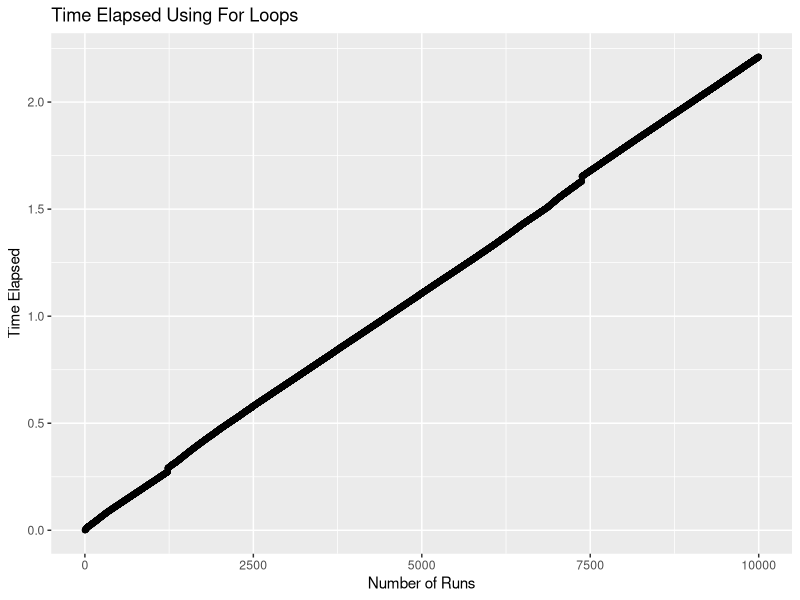
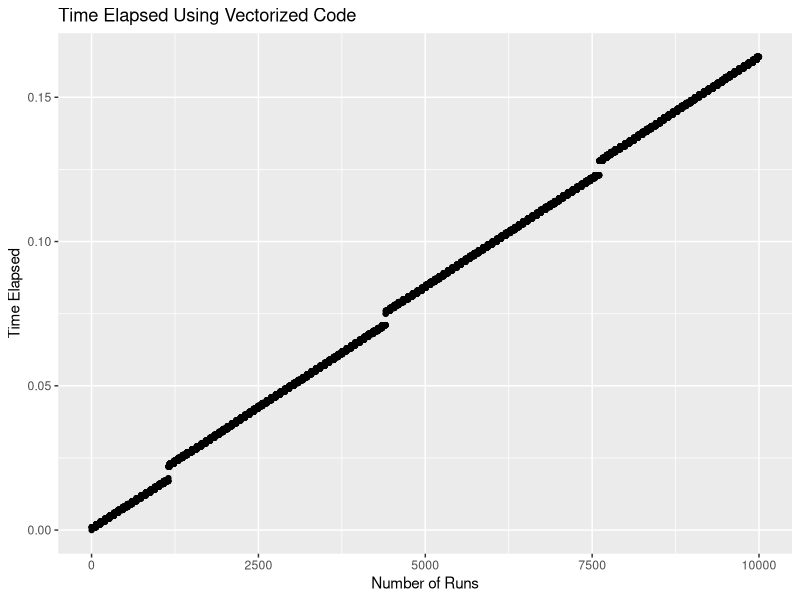
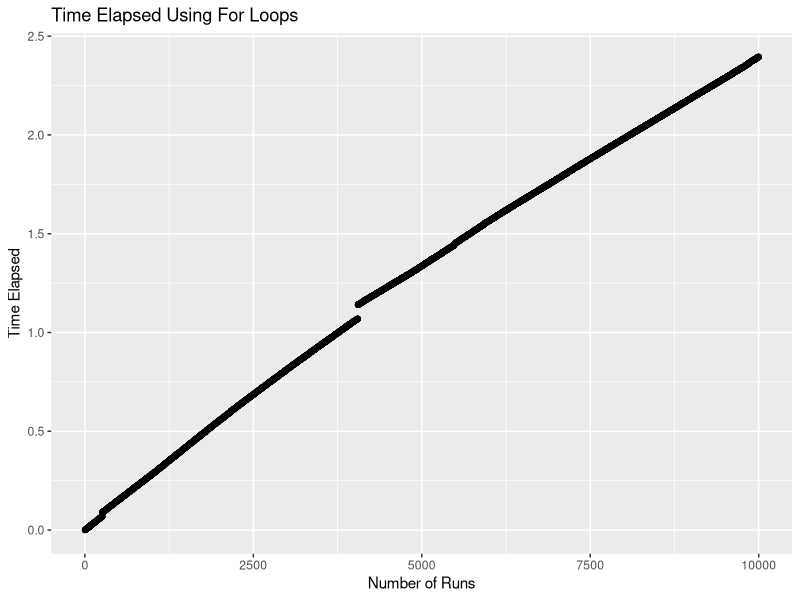
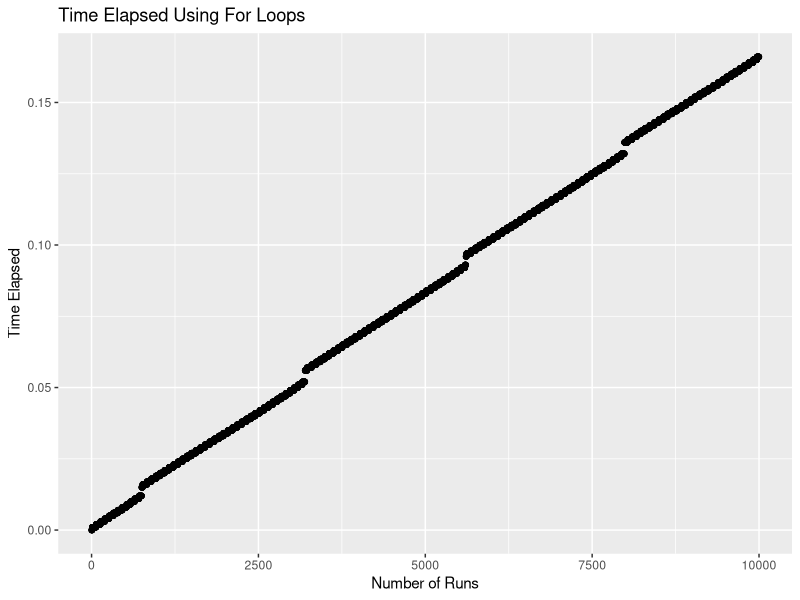

R code for these plots, in order:
## ---- chunk 1
set.seed(1234)

X <- rnorm(10)
M <- matrix(rnorm(10*10), ncol = 10)
N <- matrix(rnorm(10*10), ncol = 10)
G <- rnorm(10)

# We create vectors and matrices with entries sampled from N(0,1).

MX <- matrix(rep(0, 10), ncol = 1)
NX <- matrix(rep(0, 10), ncol = 1)

# We create empty vectors to fill

for (i in 1:10){
  for (j in 1:10){
      MX[i,] = MX[i,] + M[i,j] * X[j]
  }
}

for (i in 1:10){
  for (j in 1:10){
    NX[i,] = NX[i,] + N[i,j] * X[j]
  }
}

# These for loops multiply matrices by vectors by hand.

print(MX + NX + G)

## ---- chunk 2
set.seed(1234)

X <- rnorm(10)
M <- matrix(rnorm(10*10), ncol = 10)
N <- matrix(rnorm(10*10), ncol = 10)
G <- rnorm(10)

print(M %*% X + N %*% X + G)

# This time we use the internal commands of R to do the matrix calculation.
## ---- chunk 3
set.seed(1234)

time <- rep(NA, 10000)

tic <- proc.time()

# We set the initial time

MX_NX_G <- list()

for (n in 1:10000){
  X <- rnorm(10)
  M <- matrix(rnorm(10*10), ncol = 10)
  N <- matrix(rnorm(10*10), ncol = 10)
  G <- rnorm(10)

  # We create vectors and matrices with entries sampled from N(0,1).

  MX <- matrix(rep(0, 10), ncol = 1)
  NX <- matrix(rep(0, 10), ncol = 1)

  # We create empty vectors to fill

  for (i in 1:10){
    for (j in 1:10){
      MX[i,] = MX[i,] + M[i,j] * X[j]
    }
  }

  for (i in 1:10){
    for (j in 1:10){
      NX[i,] = NX[i,] + N[i,j] * X[j]
    }
  }

  # These for loops multiply matrices by vectors by hand.

  MX_NX_G[[n]] <- MX + NX + G
  
  # We add the next matrix to the list

  time[n] <- proc.time()["elapsed"] - tic["elapsed"]
  
  # We record the time elapsed since the program began to run
}

## ---- chunk 4
library(ggplot2)
time_df <- data.frame(1:10000, time)
ggplot(data = time_df, aes(x = time_df[,1], y = time_df$time)) +
  geom_point() + labs(title = "Time Elapsed Using For Loops", x = "Number of Runs", y = "Time Elapsed")
## ---- chunk 5
set.seed(1234)

time_vec <- rep(NA, 10000)

tic <- proc.time()

# We set the initial time

MX_NX_G_vec <- list()

for (n in 1:10000){
  X <- rnorm(10)
  M <- matrix(rnorm(10*10), ncol = 10)
  N <- matrix(rnorm(10*10), ncol = 10)
  G <- rnorm(10)

  MX_NX_G_vec[[n]] <- M %*% X + N %*% X + G
  
  # This time we use the internal commands of R to do the matrix calculation.
  
  time_vec[n] <- proc.time()["elapsed"] - tic["elapsed"]
  
  # We record the time elapsed after the nth run
}
## ---- chunk 6
time_vec_df <- data.frame(1:10000, time_vec)
ggplot(data = time_vec_df, aes(x = time_vec_df[,1], y = time_vec_df$time_vec)) +
  geom_point() + labs(title = "Time Elapsed Using Vectorized Code", x = "Number of Runs", y = "Time Elapsed")
## ---- chunk 7

#M^3X + 3G In R

my_element_mult <- function() {

set.seed(162)

M <- matrix(data = rnorm(100, mean = 0, sd = 1), nrow = 10, ncol = 10, byrow = TRUE)
G <- matrix(data = rnorm(10, mean = 0, sd = 1), nrow = 10, ncol = 1, byrow = TRUE)
x <- matrix(data = rnorm(10, mean = 0, sd = 1), nrow = 10, ncol = 1, byrow = TRUE)

M_3 <- matrix(0:0,nrow(M),ncol(M))

for (i in 1:nrow(M)) {
  for (j in 1:ncol(M)) {
      M_3[i,j] <- M_3[i,j] + M[i,j] ** 3
    }
}

M_3_X <- matrix(0:0,nrow(M_3),ncol(x))

for (i in 1:nrow(M_3)) {
  for (j in 1:ncol(x)) {
    for (k in 1:ncol(M_3)) {
      M_3_X[i,j] <- M_3_X[i,j] + M_3[i,k] * x[k,j]
    }
  }
}


q = M_3_X + 3*G

print(q)

}

run_function_r <- my_element_mult()



## ---- chunk 8

#M^3X + 3G Vectorized in R

my_vectorized_mult <- function() {

set.seed(162)

M <- matrix(data = rnorm(100, mean = 0, sd = 1), nrow = 10, ncol = 10, byrow = TRUE)
G <- matrix(data = rnorm(10, mean = 0, sd = 1), nrow = 10, ncol = 1, byrow = TRUE)
x <- matrix(data = rnorm(10, mean = 0, sd = 1), nrow = 10, ncol = 1, byrow = TRUE)

M_3_X = M ** 3 %*% x

q = M_3_X + 3*G

print(q)

}

run_vectorized_function <- my_vectorized_mult()

## ---- chunk 9

set.seed(162)

time_to_run <- rep(NA,10000)

tic <-proc.time()



my_element_mult <- list()

for (n in 1:10000) {

M <- matrix(data = rnorm(100, mean = 0, sd = 1), nrow = 10, ncol = 10, byrow = TRUE)
G <- matrix(data = rnorm(10, mean = 0, sd = 1), nrow = 10, ncol = 1, byrow = TRUE)
x <- matrix(data = rnorm(10, mean = 0, sd = 1), nrow = 10, ncol = 1, byrow = TRUE)

M_3 <- matrix(0:0,nrow(M),ncol(M))

for (i in 1:nrow(M)) {
  for (j in 1:ncol(M)) {
      M_3[i,j] <- M_3[i,j] + M[i,j] ** 3
    }
}

M_3_X <- matrix(0:0,nrow(M_3),ncol(x))

for (i in 1:nrow(M_3)) {
  for (j in 1:ncol(x)) {
    for (k in 1:ncol(M_3)) {
      M_3_X[i,j] <- M_3_X[i,j] + M_3[i,k] * x[k,j]
    }
  }
}


my_element_mult[[n]] <- M_3_X + 3*G

time_to_run[n] <- proc.time()["elapsed"] - tic["elapsed"]

}


## ---- chunk 10

library(ggplot2)
time_dataframe <- data.frame(1:10000, time_to_run)
ggplot(data = time_dataframe, aes(x = time_dataframe[,1], y = time_dataframe$time_to_run)) +
  geom_point() + labs(title = "Time Elapsed Using For Loops", x = "Number of Runs", y = "Time Elapsed")

## ---- chunk 11

set.seed(162)

run_time <- rep(NA,10000)

tic <- proc.time()

my_vectorized_mult <- list()

for (n in 1:10000) {

M <- matrix(data = rnorm(100, mean = 0, sd = 1), nrow = 10, ncol = 10, byrow = TRUE)
G <- matrix(data = rnorm(10, mean = 0, sd = 1), nrow = 10, ncol = 1, byrow = TRUE)
x <- matrix(data = rnorm(10, mean = 0, sd = 1), nrow = 10, ncol = 1, byrow = TRUE)

M_3_X = M ** 3 %*% x

my_vectorized_mult[[n]] <- M ** 3 %*% x

run_time[n] <- proc.time()["elapsed"] - tic["elapsed"]

}


## ---- chunk 12

library(ggplot2)
vector_time_dataframe <- data.frame(1:10000, run_time)
ggplot(data = vector_time_dataframe, aes(x = vector_time_dataframe[,1], y = vector_time_dataframe$run_time)) +
  geom_point() + labs(title = "Time Elapsed Using For Loops", x = "Number of Runs", y = "Time Elapsed")

